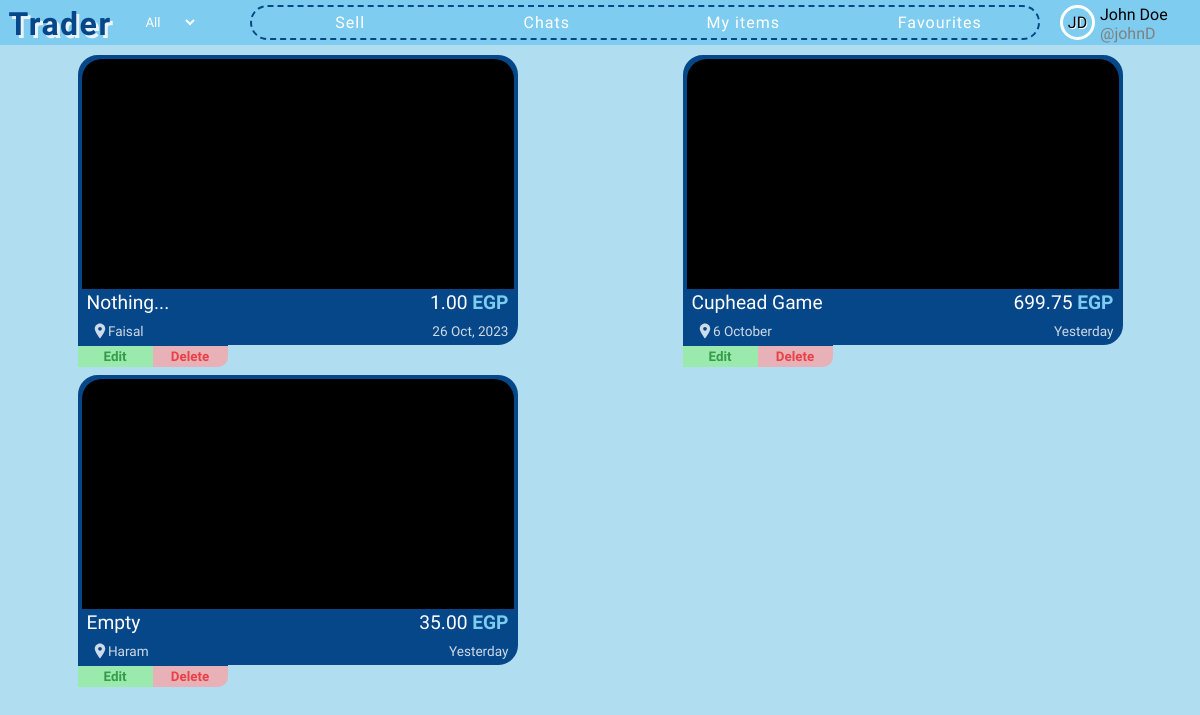
The page /my-items (signed in) on the database its author committed.
### app/models.py (models this page shows)
class User(db.Model, UserMixin):
    id = db.Column(db.Integer, primary_key=True)
    firstname = db.Column(db.String(50), nullable=False)
    lastname = db.Column(db.String(50), nullable=False)
    username = db.Column(db.String(30), unique=True, nullable=False)
    email = db.Column(db.String(120), unique=True, nullable=False)
    password = db.Column(db.String(120), nullable=False)
    sent_chat = db.relationship('Chat', backref='sent_by_set', lazy=True, foreign_keys='Chat.sent_by')
    received_chat = db.relationship('Chat', backref='received_by_set', lazy=True, foreign_keys='Chat.received_by')
    items = db.relationship('Item', backref='item_owner', lazy=True)
    contacts = db.relationship('User', secondary=user_contacts,
                               primaryjoin=(user_contacts.c.contact_id == id),
                               secondaryjoin=(user_contacts.c.contacted_id == id),
                               backref=db.backref('contacted_by', lazy='dynamic'),
                               lazy='dynamic')
    favourites = db.relationship('Item', secondary=favourite_items, backref=db.backref('fav_users', lazy='dynamic'))

class Item(db.Model):
    id = db.Column(db.Integer, primary_key=True)
    title = db.Column(db.String(100), nullable=False)
    description = db.Column(db.Text, nullable=False)
    location = db.Column(db.String(100), nullable=False)
    price = db.Column(db.Float, default=0, nullable=False)
    is_sold = db.Column(db.Boolean, default=False)
    created_at = db.Column(db.DateTime)
    owner = db.Column(db.Integer, db.ForeignKey("user.id", ondelete='CASCADE'), nullable=False)
    images = db.relationship('Image', backref='images_set', lazy=True)
    chats = db.relationship('Chat', backref='chats_set', lazy=True)

### app/routes.py (the view)
@app.get("/my-items")
@login_required
def my_items():
    items = Item.query.filter_by(owner=current_user.id).all()
    return render_template('my-items.html', items=items)

### app/__init__.py (called while the page is built)
def price_format(float):
    return '{:,.2f}'.format(float)

### app/routes.py (called while the page is built)
@login_manager.user_loader
def load_user(user_id):
    return User.query.get(int(user_id))

### app/templates/my-items.html
{% extends 'base.html' %}
{% block head %}
    <link rel="stylesheet" href="{{ url_for('static', filename='css/partials/item.css') }}">
{% endblock %}
{% block content %}
    <div class="items-cont seller-items-cont">
        {% for item in items %}
            {% with seller_page=True, all_items_page=True %}
                {% include 'partials/item.html' %}
            {% endwith %}
        {% endfor %}
    </div>
{% endblock %}

### app/templates/partials/user-card.html
<div class="user-logo-cont" style="background-color: #{{ user_color }};">
    <div class="user-logo">{{ current_user.firstname[0]|upper }}{{ current_user.lastname[0]|upper }}</div>
</div>
<div class="first-last-name">{{ current_user.firstname|title }} {{ current_user.lastname|title }}</div>
<span class="username">@{{ current_user.username }}</span>

### app/templates/partials/item.html (shortened to what this page needs)
<div class="single-item-cont location-{% if item.location == '6 October' %}october{% else %}{{ item.location|lower }}{% endif %}" id="item-{{ item.id }}">
    <a class="item" href="{{ url_for('single_item', item_id=item.id) }}">
        <div class="img-cont">
        </div>
        <div class="upper">
            <div class="item-title">{{ item.title }}</div>
            <div class="item-price">{{ price_format(item.price) }} <span class="egp">EGP</span></div>
        </div>
        <div class="lower">
            <div class="item-location">
                <svg
                    width="18px"
                    height="18px"
                    xmlns="http://www.w3.org/2000/svg"
                    viewBox="0 0 24 24"
                    fill="#fff"
                >
                    <path d="M12 2C8.13 2 5 5.13 5 9c0 4.25 7 13 7 13s7-8.75 7-13c0-3.87-3.13-7-7-7zm0 9.5c-1.38 0-2.5-1.12-2.5-2.5s1.12-2.5 2.5-2.5 2.5 1.12 2.5 2.5-1.12 2.5-2.5 2.5z" />
                </svg> {{ item.location }}
            </div>
            <div>{{ date_format(item.created_at) }}</div>
        </div>
    </a>
    {% if seller_page %}
    <div class="seller-page-btns">
        {% if all_items_page %}
        <div class="edit-delete">
            <button class="edit-btn" onclick="window.location.href = `{{ url_for('edit_item', item_id=item.id) }}`">Edit</button>
            <button class="delete-btn" onclick="window.location.href = `{{ url_for('delete_item', item_id=item.id) }}`">Delete</button>
        </div>
        {% endif %}
    </div>
    {% endif %}
</div>

### app/static/css/base.css (style rules this page uses)
* { font-family: 'Varela Round', serif; box-sizing: border-box; margin: 0; padding: 0; font-size: bolder; }
body { background-color: #B1DDF1; color: white; }

### app/static/css/partials/user-card.css (style rules this page uses)
.user-logo-cont { display: flex; justify-content: center; align-items: center; background-color: #7eccf0; width: 35px; height: 35px; border: 3px solid white; border-radius: 50%; text-shadow: 1px 1px white; grid-row: span 2; }
.user-logo { font-family: Amita; }
.username { color: gray; }

### app/static/css/partials/item.css (style rules this page uses)
.items-cont { display: grid; grid-template-columns: repeat(auto-fill, minmax(450px, 1fr)); gap: 10px 10px; padding: 10px 0; }
.single-item-cont { position: relative; width: 440px; margin: auto; transition: transform 0.5s; }
.item { position: relative; display: flex; flex-direction: column; justify-content: space-between; text-decoration: none; color: white; width: 440px; height: 290px; background-color: #064789; border-radius: 20px; border: 4px solid #064789; cursor: pointer; }
.img-cont { border-radius: 20px 20px 0 0; position: relative; background-color: black; overflow: hidden; height: 85%; }
.upper, .lower { display: flex; justify-content: space-between; align-items: baseline; padding: 2px 5px; }
.upper { font-size: 1.2rem; }
span.egp { color: #7eccf0; font-weight: bolder; }
.lower { font-size: 0.85rem; opacity: 0.8; }
.lower svg { position: relative; top: 3.5px; left: 4px; }
.seller-items-cont { gap: 30px 10px; }
.seller-items-cont .item { border-bottom-left-radius: 0; }
.seller-page-btns .edit-delete { position: absolute; bottom: -22px; color: black; display: flex; justify-content: space-evenly; width: 150px; border-bottom-right-radius: 10px; overflow: hidden; border-top: 2px solid #064789; }
.seller-page-btns button { width: 100%; border-style: none; font-weight: bolder; cursor: pointer; opacity: 0.7; }
.seller-page-btns .edit-btn { padding: 3px; border-color: green; color: green; background-color: lightgreen; }
.seller-page-btns .delete-btn { padding: 3px; border-color: red; color: red; background-color: rgb(255, 159, 159); }

### rows shown on the page
User: firstname "J", lastname "D", firstname "John", lastname "Doe", username "johnD"
Item: title "Nothing...", price "1.00", location "Faisal", created_at "26 Oct, 2023"
Item: title "Cuphead Game", price "699.75", location "6 October", created_at "Yesterday"
Item: title "Empty", price "35.00", location "Haram", created_at "Yesterday"
